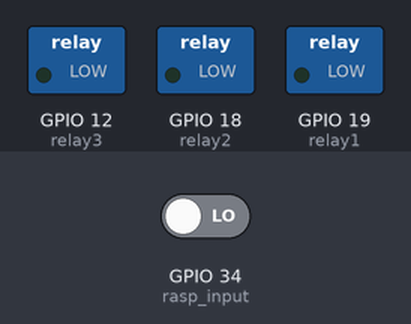
Bench run of a sketch on a simulated ESP32. On the bench: switched loads named in the sketch (green lamp = pin HIGH). The test bench sets the inputs (shaded band); at power-on: GPIO 34 (rasp_input) LOW.

Above: at 1.2 s.
1.3 s: GPIO 34 (rasp_input) driven HIGH
At 2.2 s:
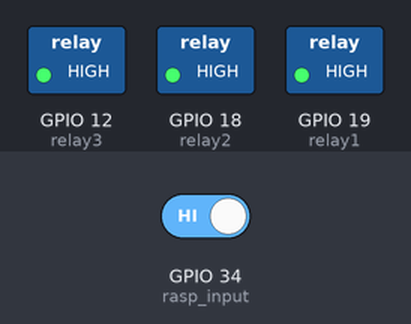
2.8 s: GPIO 34 (rasp_input) driven LOW
At 3.3 s:
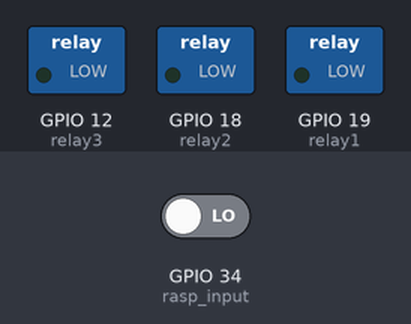
Timing chart, 0 to 5.8 s (numbered marks = the images above; inputs shaded):
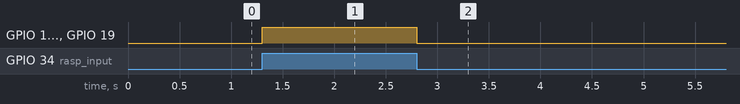

Measured:
- after the input at 1.3 s, GPIO 12 (relay3), GPIO 18 (relay2), GPIO 19 (relay1): LOW → HIGH at once
- after the input at 2.8 s, GPIO 12 (relay3), GPIO 18 (relay2), GPIO 19 (relay1): HIGH → LOW at once

The sketch:

MOTORES_V1.ino
```cpp
#define relay1 19
#define relay2 18
#define relay3 12
//#define relay4 3
#define rasp_input 34
char status_bandas;
void setup() {
  pinMode(rasp_input, INPUT);
  Serial.begin(115200);
  pinMode(relay1, OUTPUT);
  pinMode(relay2, OUTPUT);
  pinMode(relay3, OUTPUT);
//  pinMode(relay4, OUTPUT);

}

void loop() {


  switch(digitalRead(rasp_input)){
    case HIGH:
    digitalWrite(relay1, HIGH);
    digitalWrite(relay2, HIGH);
    digitalWrite(relay3, HIGH);
    break;

    case LOW:
    digitalWrite(relay1, LOW);
    digitalWrite(relay2, LOW);
    digitalWrite(relay3, LOW);
    break;
  }


  //  status_inicio = digitalRead(inicio);
  //  while (status_inicio != 1) {
  //    status_final = digitalRead(finalBoton);
  //    digitalWrite(relay1, HIGH);
  //    digitalWrite(relay2, HIGH);
  //    digitalWrite(relay3, HIGH);
  ////    digitalWrite(relay4, HIGH);
  //    if (status_final != 1) {
  //      status_inicio = 0;
  //      break;
  //    }
  //  }
  //  if( digitalRead(inicio) != 1){
  //    Serial.println("Entra en el if");
  //    while(digitalRead(finalBoton) != 0){
  //      Serial.println("Entra al while");
  //      digitalWrite(relay1, HIGH);
  //      digitalWrite(relay2, HIGH);
  //      digitalWrite(relay3, HIGH);
  //      digitalWrite(relay4, HIGH);
  //    }
  //    Serial.println("Esta fuera del while");
  //      digitalWrite(relay1, LOW);
  //      digitalWrite(relay2, LOW);
  //      digitalWrite(relay3, LOW);
  //      digitalWrite(relay4, LOW);
  //  }

  //  if (status) {
  //    Serial.println("entra");
  //    digitalWrite(relay1, HIGH);
  //    digitalWrite(relay2, HIGH);
  //    digitalWrite(relay3, HIGH);
  //    digitalWrite(relay4, HIGH);
  //  } else {
  //    Serial.println("no entra");
  //    digitalWrite(relay1, LOW);
  //    digitalWrite(relay2, LOW);
  //    digitalWrite(relay3, LOW);
  //    digitalWrite(relay4, LOW);
  //  }

  //  Serial.println("Fuera del while");
  //  if(digitalRead(inicio) == 1 || digitalRead(finalBoton) == 1){
  //      digitalWrite(relay1, LOW);
  //      digitalWrite(relay2, LOW);
  //      digitalWrite(relay3, LOW);
  //      digitalWrite(relay4, LOW);
  //  }else{
  //    while(digitalRead(finalBoton) != 0){
  //      digitalWrite(relay1, HIGH);
  //      digitalWrite(relay2, HIGH);
  //      digitalWrite(relay3, HIGH);
  //      digitalWrite(relay4, HIGH);
  //    }
  //  }
}
```
